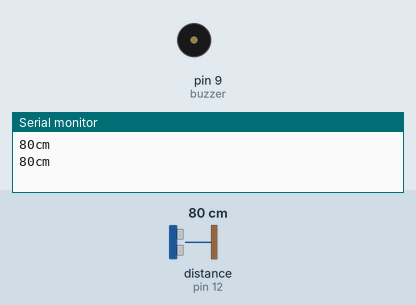
This sketch was run on a simulated Arduino Uno, built with avr-gcc and run on an emulated ATmega328P. Shown: buzzer (waves = sounding), the last lines printed to the serial monitor. The test bench sets the inputs (shaded band); at power-on: distance to the obstacle (sensor on pin 12) 80 cm. The echo pulse lasts 58.3 µs per cm.

Above: at 1.8 s.
1.9 s: distance to the obstacle (sensor on pin 12) set to 55 cm
4.2 s: distance to the obstacle (sensor on pin 12) set to 47 cm
At 6.32 s:
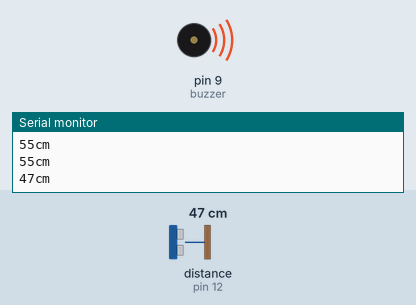
Timing chart, 0 to 14.3 s (numbered marks = the images above; inputs shaded):
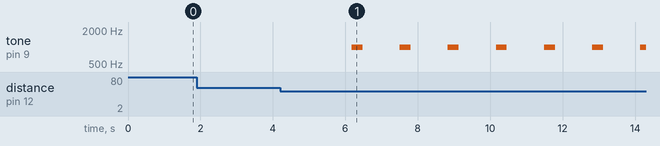

The sketch:

ultrasonic_sensor.ino
```cpp
#include "SR04.h"

int trig = 12;
int echo = 11;
int buzzer = 9;

//setup sensor
SR04 sr04 = SR04(echo,trig);
int distance;

void setup() {
   Serial.begin(9600);
   pinMode(buzzer, OUTPUT);

}

void loop() {
   distance = sr04.Distance(); //find the distance of the object
   Serial.print(distance);
   Serial.println("cm");
   delay(1000);

   //if object within 50cm, sound the alarm
   if (distance < 50){
      tone(buzzer, 1000); // Send 1KHz sound signal...
      delay(300);
      noTone(buzzer);     // Stop sound...

   }
   //if there's no object, keep the buzzer silent
   else{
      noTone(buzzer);
   }

}
```

Measured:
- the behaviour switches between 50 and 49 cm on distance to the obstacle (sensor on pin 12) (found by bisection; images 0 and 1)
- after the input at 4.2 s, tone on pin 9 (buzzer): alternates 1000 Hz for 0.30 s and silent for 1.0 s, starting after 2.0 s
